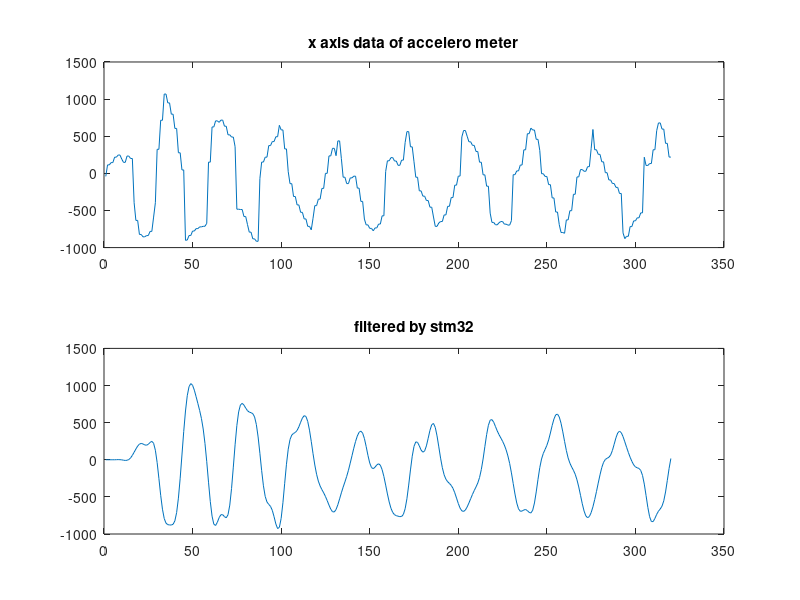
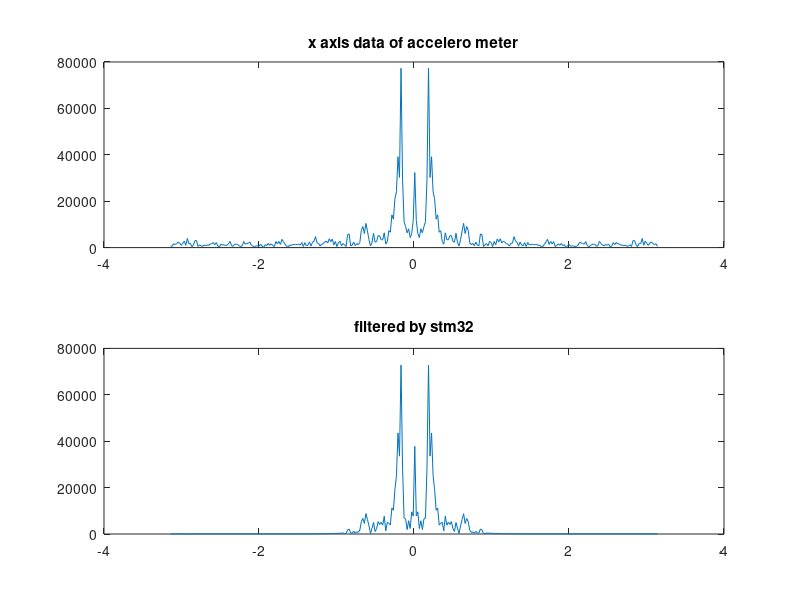

MATLAB code to generate these figures, in order:

x=[-41 114 114 145 145 218 218 247 247 193 148 148 233 233 200 200 -395 -634 -634 -823 -823 -855 -855 -838 -838 -782 -782 -589 -395 324 324 715 715 1068 1068 949 949 797 797 605 605 277 277 46 46 -902 -898 -837 -837 -777 -777 -744 -744 -721 -721 -713 -713 -673 151 151 625 625 707 707 687 717 717 635 635 519 519 489 489 359 -483 -483 -487 -487 -582 -582 -690 -792 -792 -882 -882 -915 -915 -70 152 152 218 218 374 374 428 428 493 493 647 585 585 329 329 22 -139 -139 -312 -312 -425 -425 -525 -525 -614 -614 -714 -714 -761 -605 -435 -435 -347 -347 -203 -203 0 0 235 235 337 337 238 437 437 198 -52 -52 -138 -138 -61 -61 -38 -38 -199 -199 -378 -378 -616 -694 -694 -741 -741 -774 -735 -735 -683 -683 -572 -572 25 169 169 212 212 166 166 108 108 178 178 416 562 562 357 357 156 -52 -52 -236 -236 -307 -307 -366 -366 -456 -456 -588 -714 -714 -668 -649 -649 -560 -560 -444 -444 -326 -326 -159 -159 -37 -37 490 577 577 500 425 425 377 377 294 294 150 150 -20 -20 -173 -173 -536 -661 -661 -693 -693 -665 -649 -649 -684 -684 -697 -697 -637 -18 -18 33 33 112 112 317 317 534 534 609 584 584 458 458 308 -5 -5 -42 -42 -152 -152 -331 -331 -521 -521 -691 -797 -797 -807 -627 -627 -503 -503 -282 -282 -48 -48 51 51 28 28 90 90 332 591 318 318 256 256 155 155 9 9 -89 -89 -137 -137 -189 -189 -271 -271 -802 -879 -848 -848 -717 -717 -640 -640 -599 -599 -532 -532 217 106 106 132 132 318 318 575 679 679 596 596 404 404 219 219];

y=[0 0 0 0 0 0 1 2 1 -1 -6 -9 -7 3 25 59 101 145 184 211 220 213 200 196 208 233 248 222 128 -38 -254 -479 -666 -792 -854 -874 -878 -879 -869 -823 -711 -517 -249 64 380 657 863 985 1026 1003 937 849 757 663 556 414 220 -26 -302 -562 -760 -868 -885 -841 -779 -740 -740 -766 -782 -741 -611 -387 -99 202 462 644 738 760 736 696 661 642 634 621 577 475 307 87 -147 -351 -494 -569 -601 -628 -681 -767 -864 -927 -910 -790 -579 -317 -60 143 272 333 355 368 395 444 505 562 594 583 517 399 247 82 -70 -195 -288 -353 -402 -445 -494 -550 -611 -665 -700 -703 -670 -606 -527 -445 -369 -298 -224 -141 -45 55 155 246 320 370 386 359 286 178 59 -43 -105 -120 -100 -69 -54 -73 -133 -226 -341 -461 -569 -654 -710 -740 -753 -760 -766 -764 -736 -659 -525 -341 -137 48 180 241 234 187 131 102 119 187 289 396 472 489 436 322 174 22 -107 -202 -262 -296 -319 -345 -385 -444 -516 -589 -651 -688 -696 -677 -636 -582 -524 -467 -415 -366 -313 -239 -132 10 177 339 465 533 541 505 447 388 338 294 249 198 134 52 -50 -177 -320 -462 -582 -661 -694 -691 -676 -670 -685 -709 -717 -680 -582 -433 -263 -106 10 86 139 194 267 361 462 549 605 615 576 492 376 247 125 25 -46 -97 -142 -195 -270 -366 -479 -593 -690 -756 -781 -764 -712 -634 -537 -429 -314 -203 -105 -35 4 20 33 64 125 209 296 361 385 365 312 242 169 99 34 -22 -68 -96 -108 -117 -144 -211 -328 -482 -641 -767 -832 -833 -790 -735 -693 -663 -625 -553 -434 -278 -117 17];

X = fftshift(abs(fft(x)));
Y = fftshift(abs(fft(y)));

figure(1);
subplot(2,1,1);
plot(x);
title("x axis data of accelero meter");
subplot(2,1,2);
plot(y);
title("filtered by stm32");
figure(2);
subplot(2,1,1);
plot(linspace(-pi,pi,320),X);
title("x axis data of accelero meter");
subplot(2,1,2);
plot(linspace(-pi,pi,320),Y);
title("filtered by stm32");

